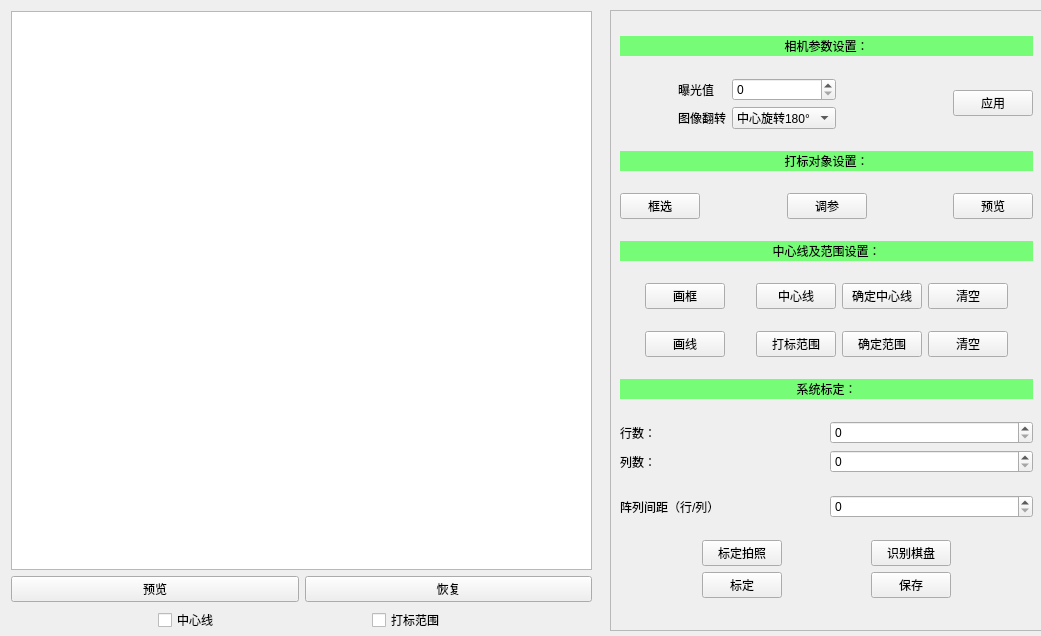
<?xml version="1.0" encoding="UTF-8"?>
<ui version="4.0">
 <class>settingClass</class>
 <widget class="QWidget" name="settingClass">
  <property name="geometry">
   <rect>
    <x>0</x>
    <y>0</y>
    <width>1041</width>
    <height>636</height>
   </rect>
  </property>
  <property name="windowTitle">
   <string>设置</string>
  </property>
  <widget class="QFrame" name="frame">
   <property name="geometry">
    <rect>
     <x>610</x>
     <y>10</y>
     <width>433</width>
     <height>621</height>
    </rect>
   </property>
   <property name="frameShape">
    <enum>QFrame::StyledPanel</enum>
   </property>
   <property name="frameShadow">
    <enum>QFrame::Raised</enum>
   </property>
   <layout class="QGridLayout" name="gridLayout_12">
    <item row="6" column="0" colspan="5">
     <layout class="QGridLayout" name="gridLayout_7">
      <item row="0" column="7">
       <spacer name="horizontalSpacer_2">
        <property name="orientation">
         <enum>Qt::Horizontal</enum>
        </property>
        <property name="sizeHint" stdset="0">
         <size>
          <width>40</width>
          <height>20</height>
         </size>
        </property>
       </spacer>
      </item>
      <item row="0" column="3">
       <spacer name="horizontalSpacer">
        <property name="orientation">
         <enum>Qt::Horizontal</enum>
        </property>
        <property name="sizeHint" stdset="0">
         <size>
          <width>40</width>
          <height>20</height>
         </size>
        </property>
       </spacer>
      </item>
      <item row="0" column="0">
       <spacer name="horizontalSpacer_13">
        <property name="orientation">
         <enum>Qt::Horizontal</enum>
        </property>
        <property name="sizeHint" stdset="0">
         <size>
          <width>40</width>
          <height>20</height>
         </size>
        </property>
       </spacer>
      </item>
      <item row="0" column="1">
       <widget class="QPushButton" name="drawLine_btn">
        <property name="text">
         <string>画线</string>
        </property>
       </widget>
      </item>
      <item row="0" column="4">
       <widget class="QPushButton" name="range_btn">
        <property name="text">
         <string>打标范围</string>
        </property>
       </widget>
      </item>
      <item row="0" column="5">
       <widget class="QPushButton" name="sure_range">
        <property name="text">
         <string>确定范围</string>
        </property>
       </widget>
      </item>
      <item row="0" column="6">
       <widget class="QPushButton" name="clear2_btn">
        <property name="text">
         <string>清空</string>
        </property>
       </widget>
      </item>
     </layout>
    </item>
    <item row="10" column="0" colspan="5">
     <layout class="QGridLayout" name="gridLayout_11">
      <item row="0" column="4">
       <spacer name="horizontalSpacer_4">
        <property name="orientation">
         <enum>Qt::Horizontal</enum>
        </property>
        <property name="sizeHint" stdset="0">
         <size>
          <width>40</width>
          <height>20</height>
         </size>
        </property>
       </spacer>
      </item>
      <item row="1" column="3">
       <widget class="QPushButton" name="save_btn">
        <property name="text">
         <string>保存</string>
        </property>
       </widget>
      </item>
      <item row="0" column="2">
       <spacer name="horizontalSpacer_5">
        <property name="orientation">
         <enum>Qt::Horizontal</enum>
        </property>
        <property name="sizeHint" stdset="0">
         <size>
          <width>40</width>
          <height>20</height>
         </size>
        </property>
       </spacer>
      </item>
      <item row="0" column="1">
       <widget class="QPushButton" name="preview">
        <property name="text">
         <string>标定拍照</string>
        </property>
       </widget>
      </item>
      <item row="1" column="1">
       <widget class="QPushButton" name="mark_btn">
        <property name="text">
         <string>标定</string>
        </property>
       </widget>
      </item>
      <item row="0" column="0">
       <spacer name="horizontalSpacer_3">
        <property name="orientation">
         <enum>Qt::Horizontal</enum>
        </property>
        <property name="sizeHint" stdset="0">
         <size>
          <width>40</width>
          <height>20</height>
         </size>
        </property>
       </spacer>
      </item>
      <item row="0" column="3">
       <widget class="QPushButton" name="rec_btn">
        <property name="text">
         <string>识别棋盘</string>
        </property>
       </widget>
      </item>
     </layout>
    </item>
    <item row="9" column="0" colspan="5">
     <layout class="QGridLayout" name="gridLayout_10">
      <item row="0" column="0">
       <widget class="QLabel" name="label_8">
        <property name="text">
         <string>阵列间距（行/列）</string>
        </property>
       </widget>
      </item>
      <item row="0" column="1">
       <widget class="QSpinBox" name="squarSize"/>
      </item>
     </layout>
    </item>
    <item row="1" column="1" colspan="2">
     <layout class="QGridLayout" name="gridLayout_4">
      <item row="2" column="0">
       <widget class="QSpinBox" name="spinBox">
        <property name="maximum">
         <number>5000000</number>
        </property>
       </widget>
      </item>
      <item row="3" column="0">
       <widget class="QComboBox" name="comboBox">
        <item>
         <property name="text">
          <string>中心旋转180°</string>
         </property>
        </item>
       </widget>
      </item>
     </layout>
    </item>
    <item row="8" column="0" colspan="5">
     <layout class="QGridLayout" name="gridLayout_9">
      <item row="0" column="0">
       <layout class="QGridLayout" name="gridLayout_8">
        <item row="1" column="1">
         <widget class="QSpinBox" name="cols"/>
        </item>
        <item row="0" column="1">
         <widget class="QSpinBox" name="rows"/>
        </item>
        <item row="0" column="0">
         <widget class="QLabel" name="label_6">
          <property name="text">
           <string>行数：</string>
          </property>
         </widget>
        </item>
        <item row="1" column="0">
         <widget class="QLabel" name="label_7">
          <property name="text">
           <string>列数：</string>
          </property>
         </widget>
        </item>
       </layout>
      </item>
     </layout>
    </item>
    <item row="3" column="0" colspan="5">
     <layout class="QGridLayout" name="gridLayout_6">
      <item row="0" column="0">
       <widget class="QPushButton" name="mark_choose_btn">
        <property name="text">
         <string>框选</string>
        </property>
       </widget>
      </item>
      <item row="0" column="1">
       <spacer name="horizontalSpacer_9">
        <property name="orientation">
         <enum>Qt::Horizontal</enum>
        </property>
        <property name="sizeHint" stdset="0">
         <size>
          <width>40</width>
          <height>20</height>
         </size>
        </property>
       </spacer>
      </item>
      <item row="0" column="4">
       <widget class="QPushButton" name="mark_preview_btn">
        <property name="text">
         <string>预览</string>
        </property>
       </widget>
      </item>
      <item row="0" column="2">
       <widget class="QPushButton" name="mark_set_param_btn">
        <property name="text">
         <string>调参</string>
        </property>
       </widget>
      </item>
      <item row="0" column="3">
       <spacer name="horizontalSpacer_10">
        <property name="orientation">
         <enum>Qt::Horizontal</enum>
        </property>
        <property name="sizeHint" stdset="0">
         <size>
          <width>40</width>
          <height>20</height>
         </size>
        </property>
       </spacer>
      </item>
     </layout>
    </item>
    <item row="1" column="0">
     <layout class="QGridLayout" name="gridLayout_3">
      <item row="0" column="1">
       <widget class="QLabel" name="label_2">
        <property name="text">
         <string>曝光值</string>
        </property>
       </widget>
      </item>
      <item row="1" column="1">
       <widget class="QLabel" name="label_3">
        <property name="text">
         <string>图像翻转</string>
        </property>
       </widget>
      </item>
      <item row="0" column="0">
       <spacer name="horizontalSpacer_12">
        <property name="orientation">
         <enum>Qt::Horizontal</enum>
        </property>
        <property name="sizeHint" stdset="0">
         <size>
          <width>40</width>
          <height>20</height>
         </size>
        </property>
       </spacer>
      </item>
     </layout>
    </item>
    <item row="1" column="3">
     <spacer name="horizontalSpacer_11">
      <property name="orientation">
       <enum>Qt::Horizontal</enum>
      </property>
      <property name="sizeHint" stdset="0">
       <size>
        <width>40</width>
        <height>20</height>
       </size>
      </property>
     </spacer>
    </item>
    <item row="1" column="4">
     <widget class="QPushButton" name="apply_btn">
      <property name="text">
       <string>应用</string>
      </property>
     </widget>
    </item>
    <item row="5" column="0" colspan="5">
     <layout class="QGridLayout" name="gridLayout_5">
      <item row="2" column="8">
       <spacer name="horizontalSpacer_16">
        <property name="orientation">
         <enum>Qt::Horizontal</enum>
        </property>
        <property name="sizeHint" stdset="0">
         <size>
          <width>40</width>
          <height>20</height>
         </size>
        </property>
       </spacer>
      </item>
      <item row="2" column="0">
       <spacer name="horizontalSpacer_14">
        <property name="orientation">
         <enum>Qt::Horizontal</enum>
        </property>
        <property name="sizeHint" stdset="0">
         <size>
          <width>40</width>
          <height>20</height>
         </size>
        </property>
       </spacer>
      </item>
      <item row="2" column="1">
       <widget class="QPushButton" name="drwaRect_btn">
        <property name="text">
         <string>画框</string>
        </property>
       </widget>
      </item>
      <item row="2" column="5">
       <widget class="QPushButton" name="centerLine_btn">
        <property name="text">
         <string>中心线</string>
        </property>
       </widget>
      </item>
      <item row="2" column="3">
       <spacer name="horizontalSpacer_15">
        <property name="orientation">
         <enum>Qt::Horizontal</enum>
        </property>
        <property name="sizeHint" stdset="0">
         <size>
          <width>40</width>
          <height>20</height>
         </size>
        </property>
       </spacer>
      </item>
      <item row="2" column="6">
       <widget class="QPushButton" name="sure_center">
        <property name="text">
         <string>确定中心线</string>
        </property>
       </widget>
      </item>
      <item row="2" column="7">
       <widget class="QPushButton" name="clear1_btn">
        <property name="text">
         <string>清空</string>
        </property>
       </widget>
      </item>
     </layout>
    </item>
    <item row="0" column="0" colspan="5">
     <widget class="QLabel" name="label">
      <property name="maximumSize">
       <size>
        <width>16777215</width>
        <height>20</height>
       </size>
      </property>
      <property name="styleSheet">
       <string notr="true">QLabel{
background-color:rgba(85,255,85,200);
}</string>
      </property>
      <property name="text">
       <string>相机参数设置：</string>
      </property>
      <property name="scaledContents">
       <bool>false</bool>
      </property>
      <property name="alignment">
       <set>Qt::AlignCenter</set>
      </property>
     </widget>
    </item>
    <item row="2" column="0" colspan="5">
     <widget class="QLabel" name="label_4">
      <property name="maximumSize">
       <size>
        <width>16777215</width>
        <height>20</height>
       </size>
      </property>
      <property name="styleSheet">
       <string notr="true">QLabel{
background-color:rgba(85,255,85,200);
}</string>
      </property>
      <property name="text">
       <string>打标对象设置：</string>
      </property>
      <property name="alignment">
       <set>Qt::AlignCenter</set>
      </property>
     </widget>
    </item>
    <item row="4" column="0" colspan="5">
     <widget class="QLabel" name="label_9">
      <property name="maximumSize">
       <size>
        <width>16777215</width>
        <height>20</height>
       </size>
      </property>
      <property name="styleSheet">
       <string notr="true">QLabel{
background-color:rgba(85,255,85,200);
}</string>
      </property>
      <property name="text">
       <string>中心线及范围设置：</string>
      </property>
      <property name="alignment">
       <set>Qt::AlignCenter</set>
      </property>
     </widget>
    </item>
    <item row="7" column="0" colspan="5">
     <widget class="QLabel" name="label_5">
      <property name="maximumSize">
       <size>
        <width>16777215</width>
        <height>20</height>
       </size>
      </property>
      <property name="focusPolicy">
       <enum>Qt::NoFocus</enum>
      </property>
      <property name="contextMenuPolicy">
       <enum>Qt::DefaultContextMenu</enum>
      </property>
      <property name="styleSheet">
       <string notr="true">QLabel{
background-color:rgba(85,255,85,200);
}</string>
      </property>
      <property name="text">
       <string>系统标定：</string>
      </property>
      <property name="alignment">
       <set>Qt::AlignCenter</set>
      </property>
     </widget>
    </item>
   </layout>
  </widget>
  <widget class="QWidget" name="layoutWidget">
   <property name="geometry">
    <rect>
     <x>11</x>
     <y>11</y>
     <width>581</width>
     <height>621</height>
    </rect>
   </property>
   <layout class="QGridLayout" name="gridLayout_13">
    <item row="0" column="0">
     <widget class="QGraphicsView" name="graphicsView"/>
    </item>
    <item row="1" column="0">
     <layout class="QGridLayout" name="gridLayout">
      <item row="0" column="0">
       <widget class="QPushButton" name="take_photo_btn">
        <property name="text">
         <string>预览</string>
        </property>
       </widget>
      </item>
      <item row="0" column="1">
       <widget class="QPushButton" name="resume_btn">
        <property name="text">
         <string>恢复</string>
        </property>
       </widget>
      </item>
     </layout>
    </item>
    <item row="2" column="0">
     <layout class="QGridLayout" name="gridLayout_2">
      <item row="0" column="0">
       <spacer name="horizontalSpacer_6">
        <property name="orientation">
         <enum>Qt::Horizontal</enum>
        </property>
        <property name="sizeHint" stdset="0">
         <size>
          <width>40</width>
          <height>20</height>
         </size>
        </property>
       </spacer>
      </item>
      <item row="0" column="1">
       <widget class="QCheckBox" name="center_line">
        <property name="text">
         <string>中心线</string>
        </property>
       </widget>
      </item>
      <item row="0" column="2">
       <spacer name="horizontalSpacer_7">
        <property name="orientation">
         <enum>Qt::Horizontal</enum>
        </property>
        <property name="sizeHint" stdset="0">
         <size>
          <width>40</width>
          <height>20</height>
         </size>
        </property>
       </spacer>
      </item>
      <item row="0" column="3">
       <widget class="QCheckBox" name="mark_area">
        <property name="text">
         <string>打标范围</string>
        </property>
       </widget>
      </item>
      <item row="0" column="4">
       <spacer name="horizontalSpacer_8">
        <property name="orientation">
         <enum>Qt::Horizontal</enum>
        </property>
        <property name="sizeHint" stdset="0">
         <size>
          <width>40</width>
          <height>20</height>
         </size>
        </property>
       </spacer>
      </item>
     </layout>
    </item>
   </layout>
  </widget>
 </widget>
 <resources/>
 <connections/>
</ui>
